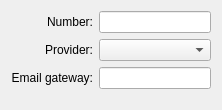
<ui version="4.0" >
 <class>PagerDetailsBase</class>
 <widget class="QWidget" name="PagerDetailsBase" >
  <property name="geometry" >
   <rect>
    <x>0</x>
    <y>0</y>
    <width>222</width>
    <height>110</height>
   </rect>
  </property>
  <property name="windowTitle" >
   <string></string>
  </property>
  <layout class="QVBoxLayout" >
   <property name="margin" >
    <number>11</number>
   </property>
   <property name="spacing" >
    <number>6</number>
   </property>
   <item>
    <layout class="QGridLayout" >
     <property name="margin" >
      <number>0</number>
     </property>
     <property name="spacing" >
      <number>6</number>
     </property>
     <item row="2" column="1" >
      <widget class="QLineEdit" name="edtGateway" />
     </item>
     <item row="0" column="1" >
      <widget class="QLineEdit" name="edtNumber" />
     </item>
     <item row="1" column="0" >
      <widget class="QLabel" name="TextLabel11" >
       <property name="text" >
        <string>Provider:</string>
       </property>
       <property name="alignment" >
        <set>Qt::AlignRight|Qt::AlignTrailing|Qt::AlignVCenter</set>
       </property>
       <property name="wordWrap" >
        <bool>false</bool>
       </property>
      </widget>
     </item>
     <item row="2" column="0" >
      <widget class="QLabel" name="TextLabel12" >
       <property name="text" >
        <string>Email gateway:</string>
       </property>
       <property name="alignment" >
        <set>Qt::AlignRight|Qt::AlignTrailing|Qt::AlignVCenter</set>
       </property>
       <property name="wordWrap" >
        <bool>false</bool>
       </property>
      </widget>
     </item>
     <item row="1" column="1" >
      <widget class="QComboBox" name="cmbProvider" />
     </item>
     <item row="0" column="0" >
      <widget class="QLabel" name="TextLabel10" >
       <property name="text" >
        <string>Number:</string>
       </property>
       <property name="alignment" >
        <set>Qt::AlignRight|Qt::AlignTrailing|Qt::AlignVCenter</set>
       </property>
       <property name="wordWrap" >
        <bool>false</bool>
       </property>
      </widget>
     </item>
    </layout>
   </item>
   <item>
    <spacer>
     <property name="orientation" >
      <enum>Qt::Vertical</enum>
     </property>
     <property name="sizeType" >
      <enum>QSizePolicy::Expanding</enum>
     </property>
     <property name="sizeHint" >
      <size>
       <width>20</width>
       <height>20</height>
      </size>
     </property>
    </spacer>
   </item>
  </layout>
 </widget>
 <tabstops>
  <tabstop>edtNumber</tabstop>
  <tabstop>cmbProvider</tabstop>
  <tabstop>edtGateway</tabstop>
 </tabstops>
 <resources/>
 <connections/>
</ui>
